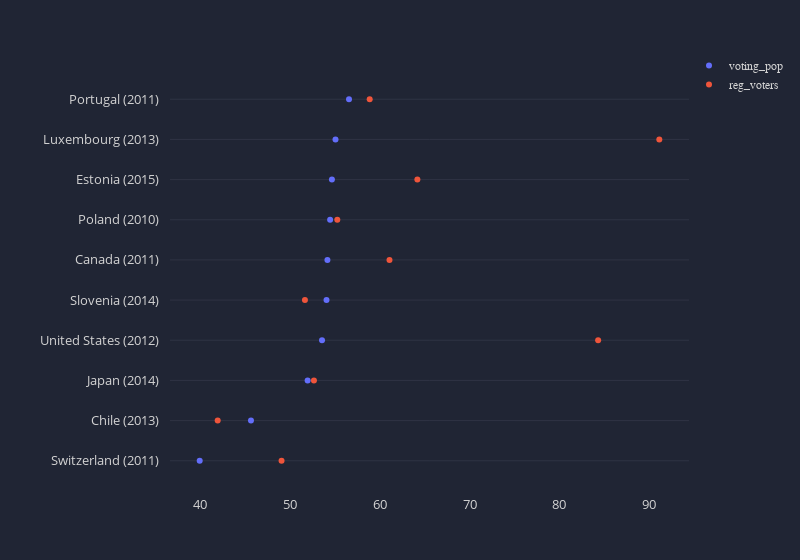

This figure's notebook cell:
### Code cell
countries = [
    'Switzerland (2011)', 
    'Chile (2013)', 
    'Japan (2014)',
    'United States (2012)', 
    'Slovenia (2014)', 
    'Canada (2011)',
    'Poland (2010)', 
    'Estonia (2015)', 
    'Luxembourg (2013)', 
    'Portugal (2011)'
]

voting_pop = [40, 45.7, 52, 53.6, 54.1, 54.2, 54.5, 54.7, 55.1, 56.6]
reg_voters = [49.1, 42, 52.7, 84.3, 51.7, 61.1, 55.3, 64.2, 91.1, 58.9]

data = pd.DataFrame(
    data=[voting_pop, reg_voters], 
    columns=countries, 
    index=['voting_pop', 'reg_voters'])

layout = chart_styles(width=800)
traces = dot_chart(data)

display_chart(traces, layout)

### Figure 1 — Plotly figure (JSON) as saved in the notebook; plotly's stock layout.template omitted (floating-point values rounded to 4 significant figures)
{"data": [{"mode": "markers", "name": "voting_pop", "type": "scatter", "x": [40, 45.7, 52, 53.6, 54.1, 54.2, 54.5, 54.7, 55.1, 56.6], "y": ["Switzerland (2011)", "Chile (2013)", "Japan (2014)", "United States (2012)", "Slovenia (2014)", "Canada (2011)", "Poland (2010)", "Estonia (2015)", "Luxembourg (2013)", "Portugal (2011)"]}, {"mode": "markers", "name": "reg_voters", "type": "scatter", "x": [49.1, 42, 52.7, 84.3, 51.7, 61.1, 55.3, 64.2, 91.1, 58.9], "y": ["Switzerland (2011)", "Chile (2013)", "Japan (2014)", "United States (2012)", "Slovenia (2014)", "Canada (2011)", "Poland (2010)", "Estonia (2015)", "Luxembourg (2013)", "Portugal (2011)"]}], "layout": {"autosize": true, "legend": {"bordercolor": "#202534", "borderwidth": 0, "font": {"color": "lightgrey", "family": "sans-serif", "size": 12}, "itemclick": "toggle", "itemdoubleclick": "toggleothers", "orientation": "v", "traceorder": "normal", "valign": "middle", "x": 1, "xanchor": "left", "y": 1, "yanchor": "middle"}, "margin": {"b": 75, "l": 75, "pad": 10, "r": 50, "t": 75}, "paper_bgcolor": "#202534", "plot_bgcolor": "#202534", "showlegend": true, "title": {"font": {"color": "lightgrey", "family": "sans-serif", "size": 24}, "text": "", "x": 0.5}, "width": 800, "xaxis": {"autorange": true, "color": "lightgrey", "dtick": 1, "gridcolor": "#3d4152", "gridwidth": 0.5, "separatethousands": true, "showgrid": false, "showline": false, "showticklabels": true, "tickangle": 0, "tickfont": {"color": "lightgrey", "size": 13}, "tickformat": "", "tickmode": "auto", "ticks": "", "title": {"font": {"color": "lightgrey", "family": "sans-serif", "size": 18}, "text": ""}, "type": "-", "zeroline": false, "zerolinecolor": "grey"}, "yaxis": {"autorange": true, "color": "lightgrey", "dtick": 1, "gridcolor": "#3d4152", "gridwidth": 0.5, "separatethousands": true, "showgrid": true, "showline": false, "showticklabels": true, "tickangle": 0, "tickfont": {"color": "lightgrey", "size": 13}, "tickformat": "", "tickmode": "auto", "ticks": "", "title": {"font": {"color": "lightgrey", "family": "sans-serif", "size": 18}, "text": ""}, "type": "-", "zeroline": true, "zerolinecolor": "grey"}}}
